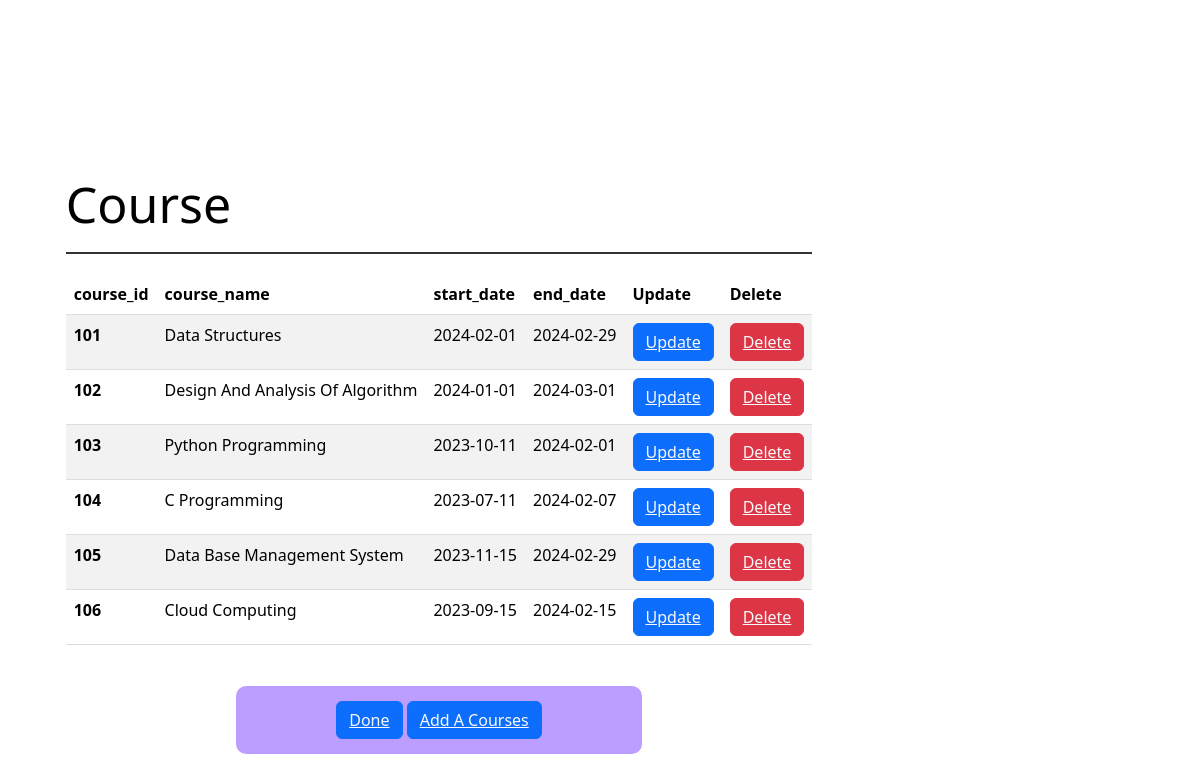
Page /dcourses.php on the committed database.
### tables this page shows
CREATE TABLE `courses` (
  `course_id` int(11) NOT NULL,
  `course_name` varchar(50) NOT NULL,
  `start_date` date NOT NULL,
  `end_date` date NOT NULL
);

### dcourses.php (the view, shortened to what this page needs)
<?php
include 'connect.php';?>
<!DOCTYPE html>
<html lang="en">
<head>
    <link href="https://cdn.jsdelivr.net/npm/bootstrap@5.3.2/dist/css/bootstrap.min.css" rel="stylesheet">
    <link rel="stylesheet" href="style1.css">
</head>
<body>
    <div class="x">
    <div class="container">
        <div class="x2">Course</div>
        <table class="table table-striped">
            <thead>
                <tr>
                    <th scope="col">course_id</th>
                    <th scope="col">course_name</th>
                    <th scope="col">start_date</th>
                    <th scope="col">end_date</th>
                    <th scope="col">Update</th>
                    <th scope="col">Delete</th>
                </tr>
            </thead>
            <tbody>
            <?php
            $sql="select * from courses";
            $result=mysqli_query($con,$sql);
            if($result){
               while( $row=mysqli_fetch_array($result)){
                $courseid=$row['course_id'];
                $coursename=$row['course_name'];
                $startdate=$row['start_date'];
                $enddate=$row['end_date'];
               echo ' <tr>
               <th scope="row">'.$courseid.'</th>
               <td>'.$coursename.'</td>
               <td>'.$startdate.'</td>
               <td>'.$enddate.'</td>
               <td>
               <button class="btn btn-primary"><a href="upcourses.php?updateid='.$courseid.'&id[]='.$id1.'&id[]='.$id2.'"
               class="text-light" >Update</a></button></td><td>
               <button class="btn btn-danger" ><a href="zcourses.php?deleteid='.$courseid.'&id[]='.$id1.'&id[]='.$id2.'"
               class="text-light " >Delete</a></button></td>
           </tr>';
               }
            }
             ?>
            </tbody>
        </table>
    </div>
        <section>
    <div class="N">
    <button class="btn btn-primary "><a href="entity.php?id[]=<?php echo $id1; ?>&id[]=<?php echo $id2; ?>
" class="text-light">Done</a></button>
        <button class="btn btn-primary "><a href="courses.php?id[]=<?php echo $id1; ?>&id[]=<?php echo $id2; ?>
" class="text-light">Add A Courses</a></button>
    </div>
        </section>
    </div>
</body>
</html>

### style1.css (style rules this page uses)
body { display: flex; align-items: center; justify-content: center; min-height: 100vh; background-image: url(img3.webp); background-repeat: no-repeat; background-position: center; background-size: cover; margin: 0; }
.x { position: relative; top: 35px; right: 161px; background-color: transparent; display: flex; flex-direction: column; align-items: center; color: black; }
.container { background-color: rgba(255, 255, 255, 0.8); border-radius: 20px; backdrop-filter: blur(10px); padding: 20px; margin-top: 30px; background-color: transparent; backdrop-filter: blur(40px); }
.N { border-radius: 10px; backdrop-filter: blur(10px); padding-left: 100px; padding-right: 100px; padding-top:15px; padding-bottom:15px; margin-top: 5px; background-color:#bb9eff;; backdrop-filter: blur(70px); }
.x2 { font-size: 50px; margin-bottom: 20px; border-bottom: 2px solid #333; padding-bottom: 10px; background-color: transparent; backdrop-filter: blur(20px); }
table { width: 100%; border-collapse: collapse; margin-top: 20px; color: #333; }
th, td { padding: 12px; text-align: left; border-bottom: 1px solid #ddd; }
th { background-color: #f2f2f2; }

### rows in the picture
courses: course_id "101", course_name "Data Structures", start_date "2024-02-01", end_date "2024-02-29"
courses: course_id "102", course_name "Design And Analysis Of Algorithm", start_date "2024-01-01", end_date "2024-03-01"
courses: course_id "103", course_name "Python Programming", start_date "2023-10-11", end_date "2024-02-01"
courses: course_id "104", course_name "C Programming", start_date "2023-07-11", end_date "2024-02-07"
courses: course_id "105", course_name "Data Base Management System", start_date "2023-11-15", end_date "2024-02-29"
courses: course_id "106", course_name "Cloud Computing", start_date "2023-09-15", end_date "2024-02-15"
